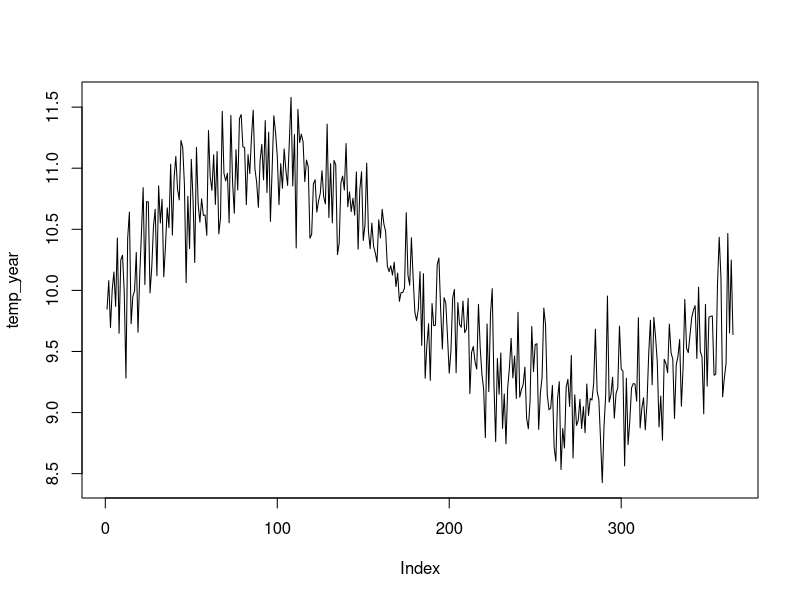
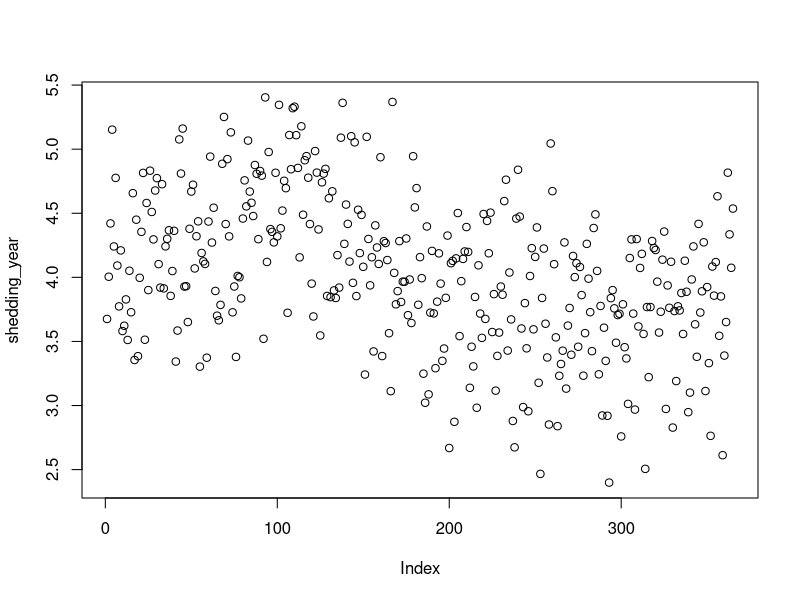
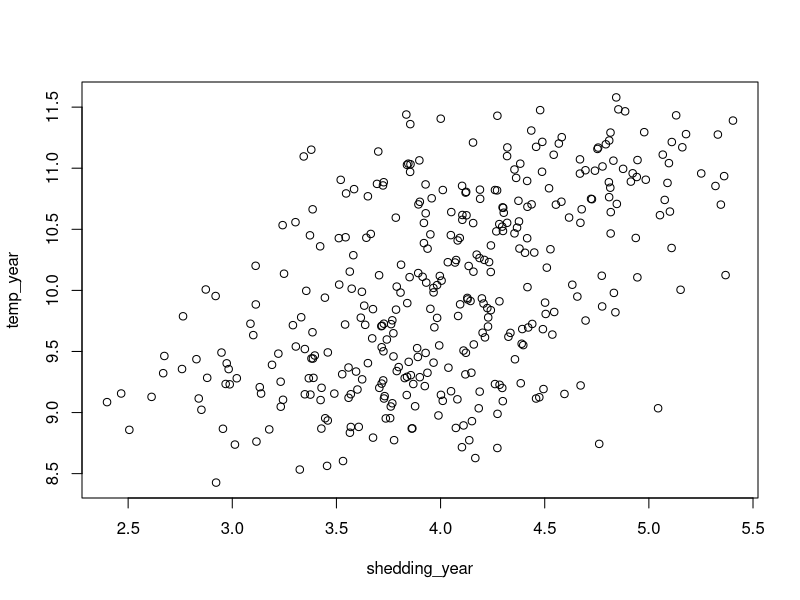
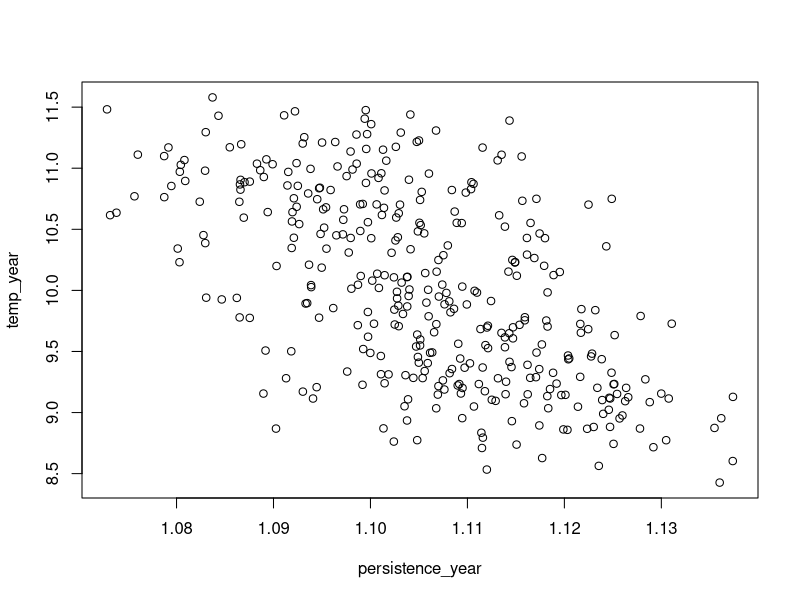
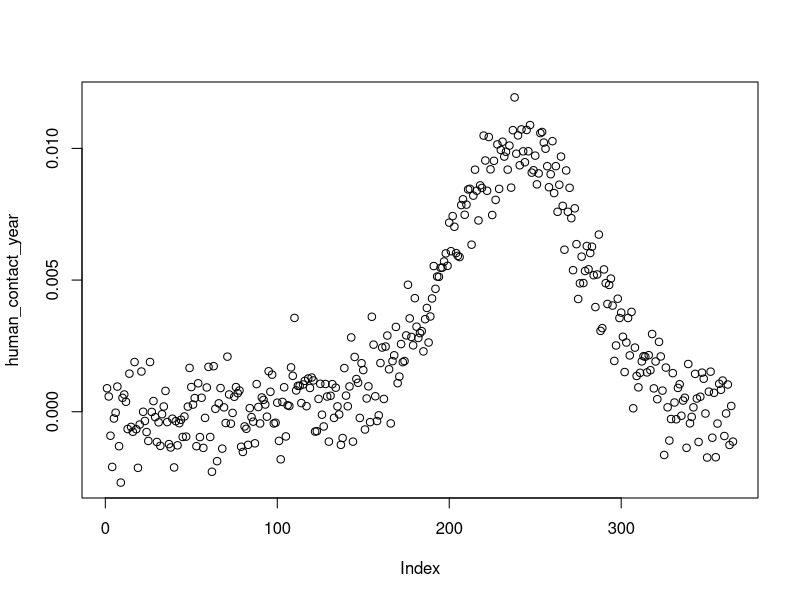
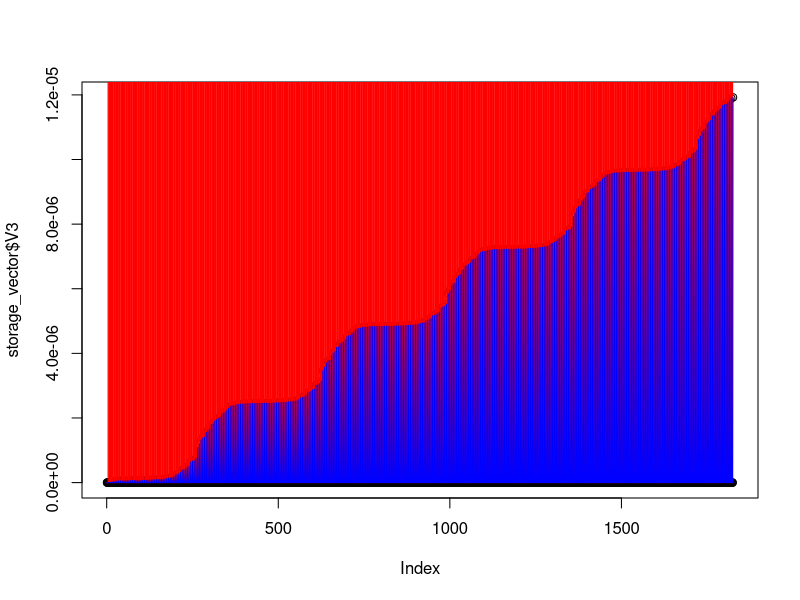

Recreate these plots in R, in order. (Note: this script raises an error after producing the figures.)
#.........................nipah markov chain simulator........................................................
library(tidyverse)
#.........................theoritical data....................................................................

#temperature 
day <- seq(1:365)
pi_x <- seq(from = 0, to= pi, by = .01)

temp_year <- sin(day/(365/2)*pi)+10 + rnorm(n=365,mean=0, sd=.3)
plot(temp_year, type='l')

shedding_year = temp_year * .4 + rnorm(n=365, mean=0, sd=.5)

plot(shedding_year)
plot(shedding_year, temp_year)
summary(lm(shedding_year~temp_year) )

persistence_year = exp(1/temp_year)  + rnorm(n=365, mean=0,sd=.01) 
plot(persistence_year, temp_year)
summary(lm(persistence_year~temp_year))

human_contact_year = dnorm(day, mean = 240, sd=40)  + rnorm(n=365, mean=0,sd=.001) 
plot(human_contact_year)

dataset <- cbind(day, temp_year, shedding_year, persistence_year, human_contact_year)
dataset <- as.data.frame(dataset) %>%
  mutate(shedding_cat = ifelse(shedding_year > 4,1,0)) %>%
  mutate(human_contact_year_cat = ifelse(human_contact_year > .005,1,0)) %>%
  mutate(persistence_year_cat = ifelse(persistence_year > 1.11,1,0))

persistence<-glm(persistence_year_cat ~ temp_year, data= dataset, family=binomial (link=logit)) %>%summary()
shedding <- glm(shedding_cat ~ temp_year, data= dataset, family=binomial (link=logit)) %>%summary()
human_contact <- glm(human_contact_year_cat ~ temp_year, data= dataset, family=binomial (link=logit)) %>%summary()


#...........................markov_chain............................................
starting_vector <- c(100,0,0,0)

temp_year <- c(temp_year, temp_year, temp_year, temp_year, temp_year)

storage_vector <- matrix(0,4,365*5)
for (i in 1:365*5)
{
  temp_day_i = temp_year[i]
  
  #..........................log odds ................................................
  
  shedding_p_i      = exp(shedding$coefficients[2,1] * temp_day_i)/ (1+ exp(shedding$coefficients[2,1]* temp_day_i))
  persistence_p_i   = exp(persistence$coefficients[2,1] * temp_day_i)/ (1+ exp(persistence$coefficients[2,1]* temp_day_i))
  human_contact_p_i = exp(human_contact$coefficients[2,1] * temp_day_i)/ (1+ exp(human_contact$coefficients[2,1]* temp_day_i))
  
  markov_matrix <-matrix(c(1-shedding_p_i, shedding_p_i, 0, 0, 
                           0, persistence_p_i, human_contact_p_i, 1- (human_contact_p_i + persistence_p_i),
                           0,0,1,0,
                           0,0,0,1), nrow=4, byrow = FALSE)
  
  starting_vector <- markov_matrix %*% (starting_vector)
  starting_vector[1,1] <- 100
  storage_vector[,i] <- starting_vector
}

storage_vector <- as.data.frame(t(storage_vector))

plot(storage_vector$V3)


lines(storage_vector$V2, type='l', col='red')
lines(storage_vector$V3, type='l', col='blue')
lines(storage_vector$V4, type='l', col='gren')


